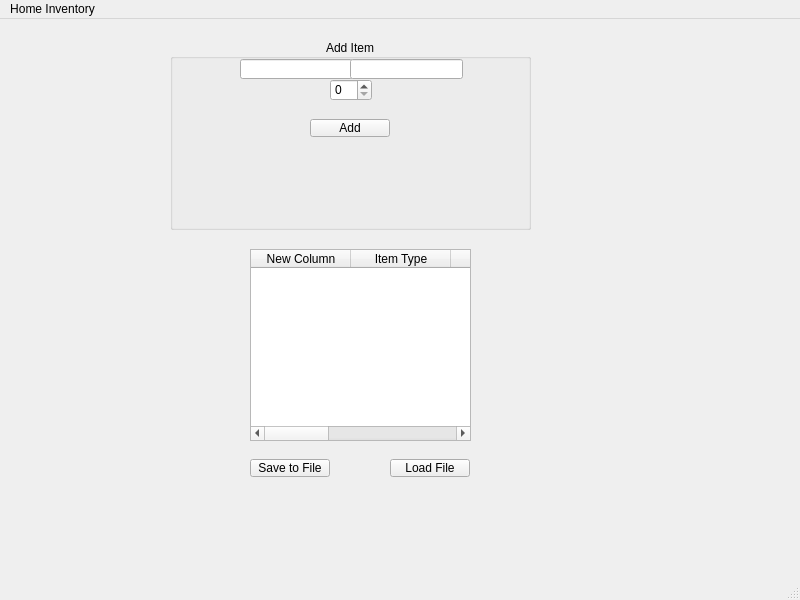
<?xml version="1.0" encoding="UTF-8"?>
<ui version="4.0">
 <class>MainWindow</class>
 <widget class="QMainWindow" name="MainWindow">
  <property name="geometry">
   <rect>
    <x>0</x>
    <y>0</y>
    <width>800</width>
    <height>600</height>
   </rect>
  </property>
  <property name="windowTitle">
   <string>MainWindow</string>
  </property>
  <widget class="QWidget" name="centralwidget">
   <widget class="QGroupBox" name="groupBox">
    <property name="geometry">
     <rect>
      <x>170</x>
      <y>20</y>
      <width>361</width>
      <height>191</height>
     </rect>
    </property>
    <property name="autoFillBackground">
     <bool>false</bool>
    </property>
    <property name="title">
     <string>Add Item</string>
    </property>
    <property name="alignment">
     <set>Qt::AlignmentFlag::AlignCenter</set>
    </property>
    <widget class="QLineEdit" name="itemTypeEdit">
     <property name="geometry">
      <rect>
       <x>70</x>
       <y>20</y>
       <width>113</width>
       <height>20</height>
      </rect>
     </property>
    </widget>
    <widget class="QLineEdit" name="categoryEdit">
     <property name="geometry">
      <rect>
       <x>180</x>
       <y>20</y>
       <width>113</width>
       <height>20</height>
      </rect>
     </property>
    </widget>
    <widget class="QSpinBox" name="quantitySpin">
     <property name="geometry">
      <rect>
       <x>160</x>
       <y>40</y>
       <width>42</width>
       <height>22</height>
      </rect>
     </property>
    </widget>
    <widget class="QPushButton" name="addButton">
     <property name="geometry">
      <rect>
       <x>140</x>
       <y>80</y>
       <width>80</width>
       <height>18</height>
      </rect>
     </property>
     <property name="text">
      <string>Add</string>
     </property>
    </widget>
   </widget>
   <widget class="QTableWidget" name="itemTable">
    <property name="geometry">
     <rect>
      <x>250</x>
      <y>230</y>
      <width>221</width>
      <height>192</height>
     </rect>
    </property>
    <property name="columnCount">
     <number>6</number>
    </property>
    <attribute name="horizontalHeaderVisible">
     <bool>true</bool>
    </attribute>
    <column>
     <property name="text">
      <string>New Column</string>
     </property>
    </column>
    <column>
     <property name="text">
      <string>Item Type</string>
     </property>
    </column>
    <column>
     <property name="text">
      <string>Quantity</string>
     </property>
    </column>
    <column/>
    <column/>
    <column/>
   </widget>
   <widget class="QPushButton" name="saveButton">
    <property name="geometry">
     <rect>
      <x>250</x>
      <y>440</y>
      <width>80</width>
      <height>18</height>
     </rect>
    </property>
    <property name="text">
     <string>Save to File</string>
    </property>
   </widget>
   <widget class="QPushButton" name="loadButton">
    <property name="geometry">
     <rect>
      <x>390</x>
      <y>440</y>
      <width>80</width>
      <height>18</height>
     </rect>
    </property>
    <property name="text">
     <string>Load File</string>
    </property>
   </widget>
  </widget>
  <widget class="QMenuBar" name="menubar">
   <property name="geometry">
    <rect>
     <x>0</x>
     <y>0</y>
     <width>800</width>
     <height>21</height>
    </rect>
   </property>
   <widget class="QMenu" name="menuHome_Inventory">
    <property name="title">
     <string>Home Inventory</string>
    </property>
   </widget>
   <addaction name="menuHome_Inventory"/>
  </widget>
  <widget class="QStatusBar" name="statusbar"/>
 </widget>
 <resources/>
 <connections/>
</ui>
